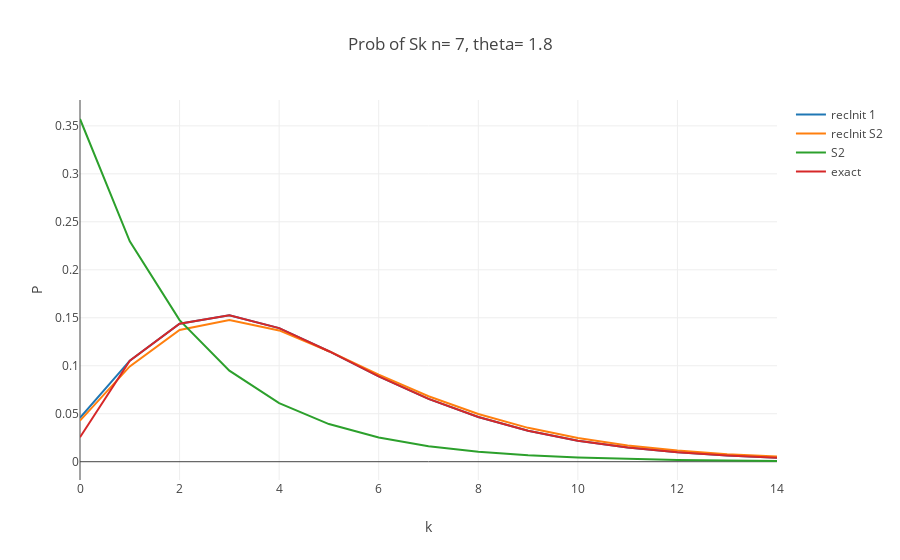

This figure's notebook cell:
### Code cell
Nsamp= 7
Theta= 1.8

X_range= [0,15]
X_plot= list(range(X_range[0],X_range[1]))

##
fig_k= []

##
Tk= []

for k in X_plot:
    pi= 1
    held= []
    
    um= rec_sSN(k,Nsamp,pi,Theta= Theta,held= held, init= 1) #
    um= sum(um)
    
    Tk.append(um)
    
trace1= go.Scatter(
    x= X_plot,
    y= Tk,
    mode= 'lines',
    name= 'recInit 1'
)

fig_k.append(trace1)

##
Tk= []

for k in X_plot:
    pi= 1
    held= []
    
    um= rec_sSN(k,Nsamp,pi,Theta= Theta,held= held, init= 2) #
    um= sum(um)
    
    Tk.append(um)
    
trace1= go.Scatter(
    x= X_plot,
    y= Tk,
    mode= 'lines',
    name= 'recInit S2'
)

fig_k.append(trace1)


##
Tk= [Ps2(k,Theta) for k in X_plot]


trace1= go.Scatter(
    x= X_plot,
    y= Tk,
    mode= 'lines',
    name= 'S2'
)

fig_k.append(trace1)
###

Tk= [exact_SN(k,Nsamp,Theta) for k in X_plot]

trace1= go.Scatter(
    x= X_plot,
    y= Tk,
    mode= 'lines',
    name= 'exact'
)

fig_k.append(trace1)


layout= go.Layout(
    title= 'Prob of Sk n= {}, theta= {}'.format(Nsamp,Theta),
    yaxis= dict(title= 'P'), #,range= [0,1]),
    xaxis= dict(title= 'k')
)


Fig= go.Figure(data= fig_k, layout= layout)
iplot(Fig)

### Figure 1 — Plotly figure (JSON) as saved in the notebook; plotly's stock layout.template omitted (floating-point values rounded to 4 significant figures)
{"data": [{"mode": "lines", "name": "recInit 1", "type": "scatter", "uid": "51b9ed31-2386-4f8a-bc4b-9641e5f9addd", "x": [0, 1, 2, 3, 4, 5, 6, 7, 8, 9, 10, 11, 12, 13, 14], "y": [0.04583, 0.1053, 0.1438, 0.1526, 0.1392, 0.1151, 0.08898, 0.06553, 0.04659, 0.03229, 0.02195, 0.01471, 0.009756, 0.006419, 0.004198]}, {"mode": "lines", "name": "recInit S2", "type": "scatter", "uid": "7dc86e45-8e78-478b-87cc-09e212b23595", "x": [0, 1, 2, 3, 4, 5, 6, 7, 8, 9, 10, 11, 12, 13, 14], "y": [0.04277, 0.09928, 0.1372, 0.1476, 0.1368, 0.1151, 0.09072, 0.06825, 0.04967, 0.03529, 0.02464, 0.01699, 0.01161, 0.007874, 0.005316]}, {"mode": "lines", "name": "S2", "type": "scatter", "uid": "72a30fd2-4f34-4201-95ad-081f668ddfcb", "x": [0, 1, 2, 3, 4, 5, 6, 7, 8, 9, 10, 11, 12, 13, 14], "y": [0.3571, 0.2296, 0.1476, 0.09488, 0.061, 0.03921, 0.02521, 0.0162, 0.01042, 0.006697, 0.004305, 0.002768, 0.001779, 0.001144, 0.0007353]}, {"mode": "lines", "name": "exact", "type": "scatter", "uid": "d56732cf-7934-49f8-9906-d34f8fec12b3", "x": [0, 1, 2, 3, 4, 5, 6, 7, 8, 9, 10, 11, 12, 13, 14], "y": [0.02546, 0.1053, 0.1438, 0.1526, 0.1392, 0.1151, 0.08898, 0.06553, 0.04659, 0.03229, 0.02195, 0.01471, 0.009756, 0.006419, 0.004198]}], "layout": {"title": {"text": "Prob of Sk n= 7, theta= 1.8"}, "xaxis": {"title": {"text": "k"}}, "yaxis": {"title": {"text": "P"}}}}
